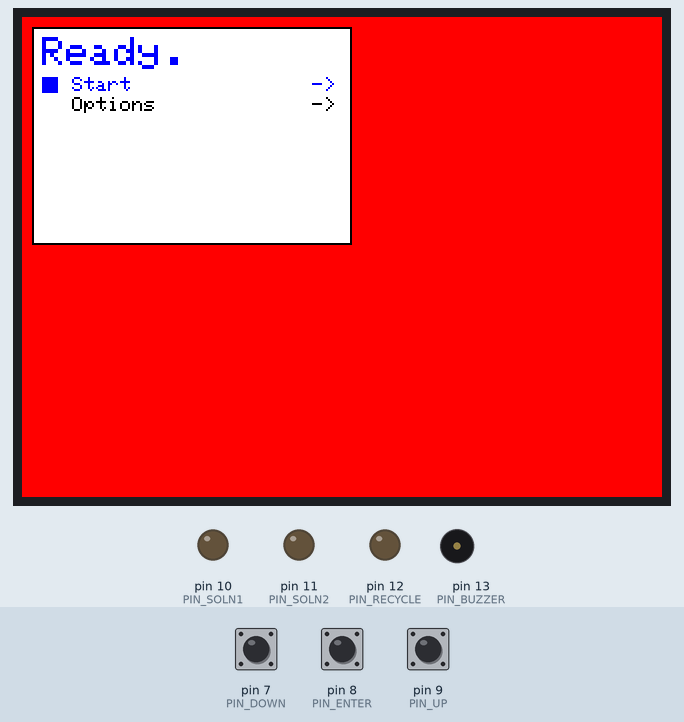
This sketch was run on a simulated Arduino Uno, built with avr-gcc and run on an emulated ATmega328P. Shown: 320×240 colour display, output pins drawn as LEDs (lit = HIGH), buzzer (waves = sounding, pin HIGH). The test bench sets the inputs (shaded band); at power-on: pin 8 (PIN_ENTER) HIGH, pin 7 (PIN_DOWN) HIGH, pin 9 (PIN_UP) HIGH.

Above: at 1.2 s.
1.3 s: pin 8 (PIN_ENTER) pulled LOW for 0.15 s
At 2.1 s:
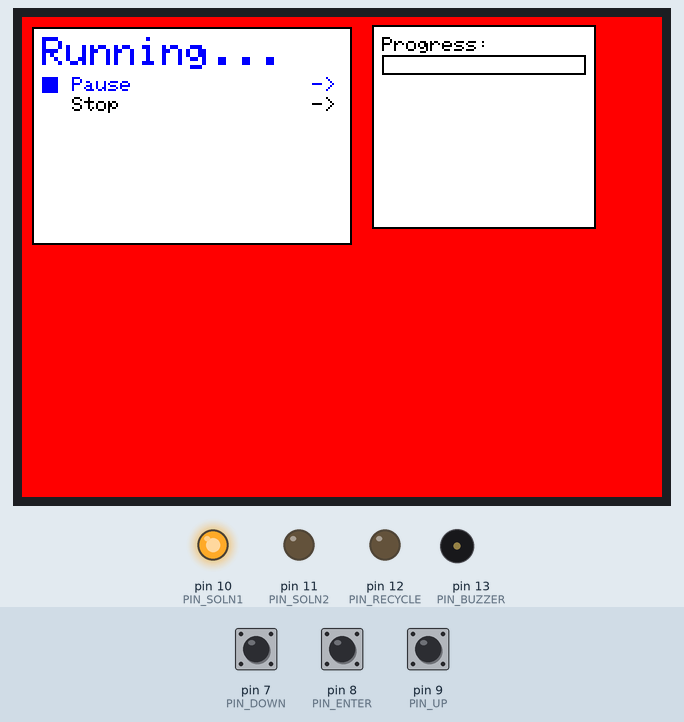
4.4 s: pin 7 (PIN_DOWN) pulled LOW for 0.15 s
At 6.1 s:
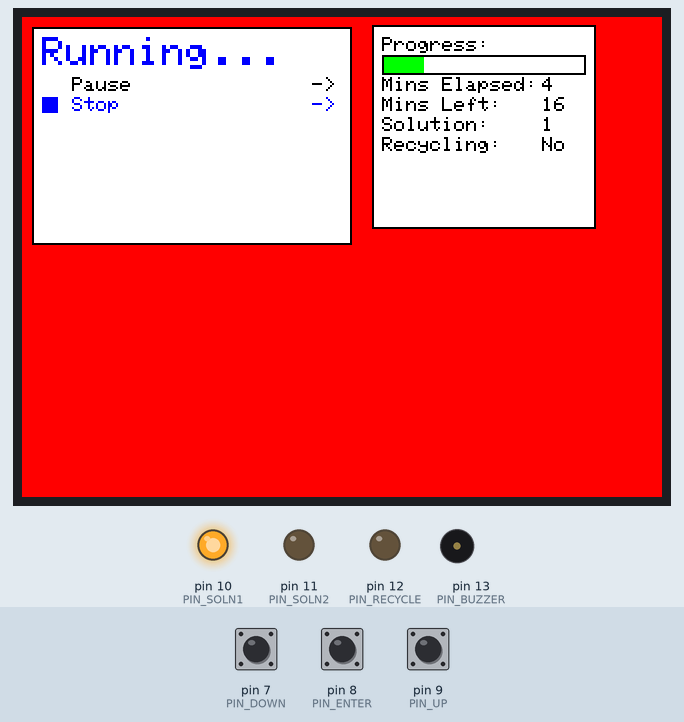
7.5 s: pin 7 (PIN_DOWN) pulled LOW for 1 s
At 9.1 s:
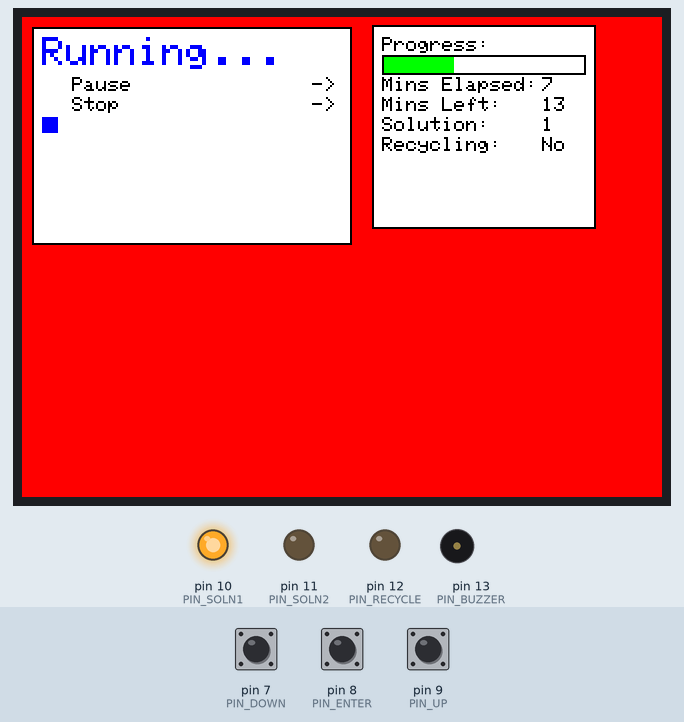
11.5 s: pin 9 (PIN_UP) pulled LOW for 0.15 s
At 13.1 s:
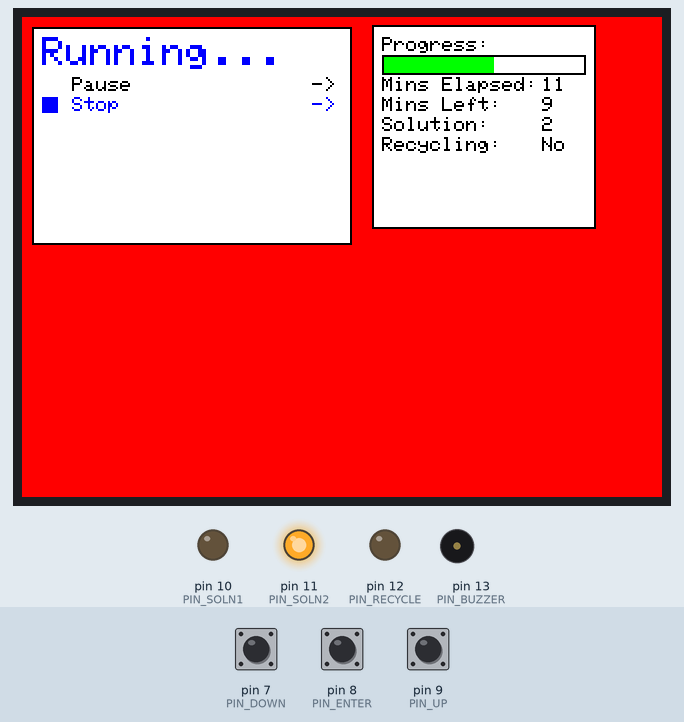
13.9 s: pin 8 (PIN_ENTER) pulled LOW for 1 s
At 14.3 s:
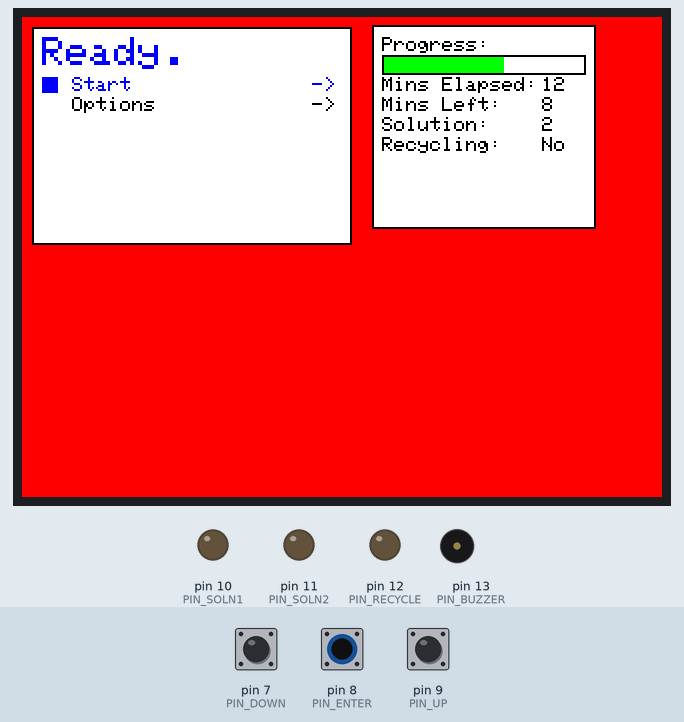
16.4 s: pin 7 (PIN_DOWN) pulled LOW for 0.15 s
At 17.3 s:
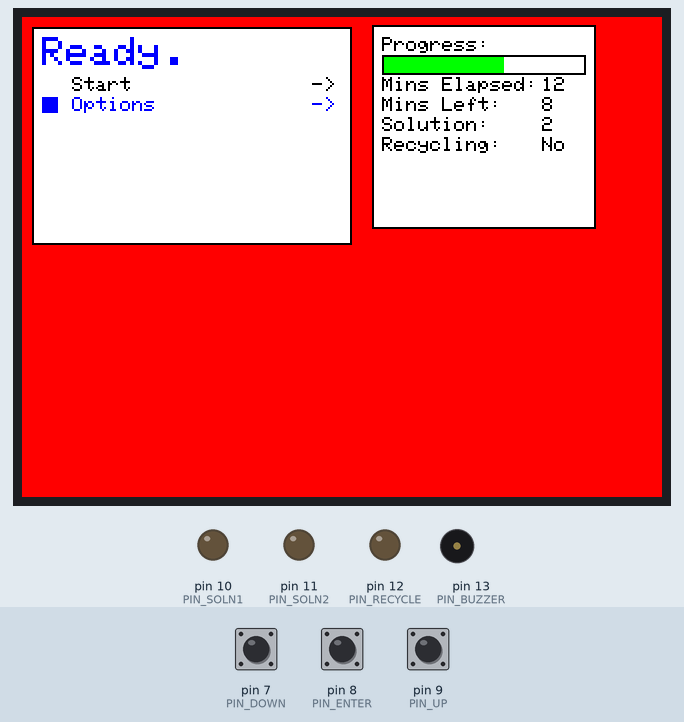
Timing chart, 0 to 19.0 s (numbered marks = the images above; inputs shaded):
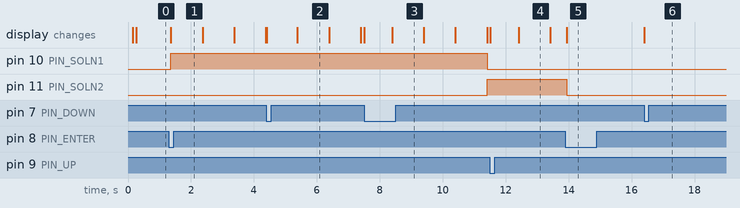

The sketch:

cannulation.ino
```cpp
/*
  canulation.ino

  Biola Summer Engineering Internship 2021 Project: Automated Canulation of Mouse Aorta
  This program controls a display, a light source, and three solenoid valves using button controls.

  Copywrite Daniel Dirksen 2021. All rights reserved.

*/

// dependencies
#include "Adafruit_ILI9341.h"

#define SEC_PER_MIN 1 // Number of seconds in a minute. Can be reduced for faster debugging.


// tft screen pins
#define PIN_CS 0
#define PIN_RESET 2
#define PIN_DC 3
#define PIN_MOSI 4
#define PIN_SCLK 5
#define PIN_MISO 6

// other pins
#define PIN_DOWN 7
#define PIN_ENTER 8
#define PIN_UP 9
#define PIN_SOLN1 10
#define PIN_SOLN2 11
#define PIN_RECYCLE 12
#define PIN_BUZZER 13
//#define PIN_BUZZER 1

// enum for event type
#define EVT_NONE 0
#define EVT_UP 1
#define EVT_ENTER 2
#define EVT_DOWN 3

#define NUM_MENUS 8 // size of menu list. blank manus will not be used.
#define NUM_ITEMS 8 // maximum number of items allowed.

// enum for types of buttons
#define TYP_NONE 0
#define TYP_NAV 1
#define TYP_CHECK 2
#define TYP_SLIDER 3

// enum for the state of the menu and program. these should be in order.
#define MNU_LOADING 0
#define MNU_READY 1
#define MNU_OPTIONS 2
#define MNU_OPTIONS_SAVED 3
#define MNU_RUNNING 4
#define MNU_PAUSED 5
#define MNU_FINISHED 6

struct Item {
  String name;
  int8_t type;
  int8_t targetMenu;
  int8_t *target;
};

struct Menu {
  String name;
  struct Item items[NUM_ITEMS];
};

struct Options {
  uint8_t recycle1;
  uint8_t recycle2;
  uint8_t duration1;
  uint8_t duration2;
};

struct State {
  int8_t menu;
  int8_t cursor;
  int8_t inputting;
  int progress; // test progress in seconds
  struct Options options;
};

// do not replace or move this data.
struct State state = {MNU_LOADING, 1, false, 0, {0, 0, 10, 10}};

Adafruit_ILI9341 tft = Adafruit_ILI9341(PIN_CS, PIN_DC, PIN_MOSI, PIN_SCLK, PIN_RESET, PIN_MISO);
int8_t event = EVT_NONE;

const String arrowString = "->";
const String xString = "x";
String valHolder = "   ";

const struct Menu menus[NUM_MENUS] = {
  {"Loading...", {}},
  {"Ready.", {
    {"Start", TYP_NAV, MNU_RUNNING},
    {"Options", TYP_NAV, MNU_OPTIONS}
  }},
  {"Options:", {
    {"Back", TYP_NAV, MNU_READY},
    {"Recycle Soln 1", TYP_CHECK, 0, &(state.options.recycle1)},
    {"Recycle Soln 2", TYP_CHECK, 0, &(state.options.recycle2)},
    {"Soln 1 time (mins)", TYP_SLIDER, 0, &(state.options.duration1)},
    {"Soln 2 time (mins)", TYP_SLIDER, 0, &(state.options.duration2)},
    {"Save Options", TYP_NAV, MNU_OPTIONS_SAVED}
  }},
  {"Coming Soon.", {
    {"Back", TYP_NAV, MNU_OPTIONS}
  }},
  {"Running...", {
    {"Pause", TYP_NAV, MNU_PAUSED},
    {"Stop", TYP_NAV, MNU_READY}
  }},
  {"Paused.", {
    {"Resume", TYP_NAV, MNU_RUNNING},
    {"Stop", TYP_NAV, MNU_READY}
  }},
  {"Finished.", {
    {"Main Menu", TYP_NAV, MNU_READY}
  }},
  {}
};

void beep(int8_t len = 1) {
  digitalWrite(PIN_BUZZER, HIGH);
  delay(len);
  digitalWrite(PIN_BUZZER, LOW);
}

// txt sizes:
// 1: 6x8 px
// 2: 12x16 px
// 3: 18x24 px
// 4: 24x32 px
void text(const String &txt, int x = 0, int y = 0, int8_t txtSize = 1, int8_t color = ILI9341_BLACK) {
  tft.setCursor(x, y);
  tft.setTextColor(color);
  tft.setTextSize(txtSize);
  tft.print(txt);
}

void eraseText(String txt, int x = 0, int y = 0, int8_t txtSize = 1, int8_t color = ILI9341_WHITE) {
  tft.fillRect(x, y, 6*txtSize * txt.length(), 8*txtSize, ILI9341_WHITE);
}

bool pressed(int8_t buttonPin) {
  return digitalRead(buttonPin) == LOW;
}

void drawItem(const struct Item& item, int8_t index) {
  int checkX = 10;
  int textX = checkX + 15;
  int valX = textX + 120;
  int y = 30 + 10 * index;
  tft.fillRect(checkX, y, 152, 8, ILI9341_WHITE);
  if (state.cursor == index) {
    tft.fillRect(checkX, y, 8, 8, ILI9341_BLUE);
  }
  if (item.type != TYP_NONE) {
    int8_t color = state.cursor == index ? (state.inputting ? ILI9341_GREEN : ILI9341_BLUE) : ILI9341_BLACK;
    text(item.name, textX, y, 1, color);
    switch (item.type) {
      case TYP_NAV:
        text(arrowString, valX, y, 1, color);
        break;
      case TYP_CHECK:
        tft.drawRect(valX, y, 7, 7, ILI9341_BLACK);
        if (*(item.target)) {
          //Serial.println("X");
          text(xString, valX + 1, y - 1, 1, color);
        }
        break;
      case TYP_SLIDER:

        // due to memory limits, this is a fancy way of printing the item value
        int value = *(item.target);
        valHolder.setCharAt(0, '0' + value / 100);
        valHolder.setCharAt(1, '0' + (value / 10) % 100);
        valHolder.setCharAt(2, '0' + value % 10);
        //Serial.println(valHolder);
        text(valHolder, valX, y);
        break;
    }
  }
}

void drawMenu(const struct Menu& menu) {
  tft.fillRect(5, 5, 6*25 + 10, 8*NUM_ITEMS + 45, ILI9341_WHITE);
  tft.drawRect(5, 5, 6*25 + 10, 8*NUM_ITEMS + 45, ILI9341_BLACK);
  text(menu.name, 10, 10, 2, ILI9341_BLUE);
  for (int8_t i = 0; i < NUM_ITEMS; i ++) {
    drawItem(menu.items[i], i);
  }
}

void changeMenu(int8_t newMenu) {
  state.menu = newMenu;
  state.cursor = 0;
  drawMenu(menus[newMenu]);
}

void getEvent() {
  static int8_t lastEvent = EVT_NONE;
  int8_t newEvent = EVT_NONE;
  if (pressed(PIN_UP)) {
    newEvent = EVT_UP;
  } else if (pressed(PIN_ENTER)) {
    newEvent = EVT_ENTER;
  } else if (pressed(PIN_DOWN)) {
    newEvent = EVT_DOWN;
  }
  if (
    (lastEvent == EVT_NONE && newEvent != EVT_NONE) ||
    ((newEvent == EVT_UP || newEvent == EVT_DOWN) && state.inputting)
  ) {
    event = newEvent;
    beep();
  } else {
    event = EVT_NONE;
  }
  lastEvent = newEvent;
}

void handleEnter() {
  const struct Item &item = menus[state.menu].items[state.cursor];
  //Serial.print("Item Type: ");
  //Serial.println(item.type);
  switch (item.type) {
    case TYP_NONE:
      break;
    case TYP_NAV:
      //Serial.print("Target menu: ");
      //Serial.println(item.targetMenu);
      changeMenu(item.targetMenu);
      break;
    case TYP_CHECK:
      *(item.target) = (*(item.target) == 0) ? 1 : 0;
      drawItem(item, state.cursor);
      break;
    case TYP_SLIDER:
      state.inputting = !state.inputting;
      drawItem(item, state.cursor);
      break;
    default:
      text("ERROR: 2");
  }
}

void handleEvent() {
  int8_t previousCursor = state.cursor;
  int8_t nextCursor;
  const struct Item &item = menus[state.menu].items[state.cursor];
  switch (event) {
    case EVT_UP:
      //Serial.println("UP");
      if (state.inputting) {
        uint8_t *slider = (item.target);
        *(slider) = *(slider) + 1;
      } else {
        state.cursor = max(state.cursor - 1, 0);
        drawItem(menus[state.menu].items[state.cursor], state.cursor);
      }
      drawItem(item, previousCursor);
      break;
    case EVT_DOWN:
      //Serial.println("DOWN");
      if (state.inputting) {
        uint8_t *slider = (item.target);
        *(slider) = *(slider) - 1;
      } else {
        state.cursor = min(state.cursor + 1, NUM_ITEMS - 1);
        drawItem(menus[state.menu].items[state.cursor], state.cursor);
      }
      drawItem(item, previousCursor);
      break;
    case EVT_ENTER:
      //Serial.println("ENTER");
      handleEnter();
      break;
  }
}

unsigned long long int previousCount = 0;

void calcState() {
  switch (state.menu) {
    case MNU_LOADING:
      pinMode(PIN_UP, INPUT_PULLUP);
      pinMode(PIN_ENTER, INPUT_PULLUP);
      pinMode(PIN_DOWN, INPUT_PULLUP);

      pinMode(PIN_SOLN1, OUTPUT);
      pinMode(PIN_SOLN2, OUTPUT);
      pinMode(PIN_RECYCLE, OUTPUT);
      pinMode(PIN_BUZZER, OUTPUT);

      Serial.begin(9600);
      tft.begin();
      tft.setRotation(1);
      text("Loading...", 10, tft.height() - 20);
      tft.fillScreen(ILI9341_RED);
      changeMenu(MNU_READY);
      break;
    case MNU_READY:
      state.progress = 0;
      getEvent();
      handleEvent();

      // if state has switched to running, prepare the progress bar.
      if (state.menu == MNU_RUNNING) {
        #define BAR_START 180
        #define BAR_WIDTH 100
        tft.fillRect(BAR_START - 4, 5, BAR_WIDTH + 10, BAR_WIDTH, ILI9341_WHITE);
        tft.drawRect(BAR_START - 5, 4, BAR_WIDTH + 12, BAR_WIDTH + 2, ILI9341_BLACK);
        text("Progress:", BAR_START, 10);
        tft.drawRect(BAR_START, 19, BAR_WIDTH + 2, 10, ILI9341_BLACK);
        previousCount = millis();
      }
      break;
    case MNU_OPTIONS:
      getEvent();
      handleEvent();
      break;
    case MNU_OPTIONS_SAVED:
      getEvent();
      handleEvent();
      break;
    case MNU_PAUSED:
      //Serial.println("Paused.");
      getEvent();
      handleEvent();
      break;
    case MNU_FINISHED:
      getEvent();
      handleEvent();
      break;
    case MNU_RUNNING:
      int totalDuration = state.options.duration1 + state.options.duration1;
      if (state.progress / SEC_PER_MIN >= totalDuration) {
        changeMenu(MNU_FINISHED);
      } else {
        int timeSincePrevious = millis() - previousCount;
        //Serial.println(timeSincePrevious);
        if (timeSincePrevious < 0 || timeSincePrevious >= 1000) {
          previousCount = millis();
          state.progress ++;
          tft.fillRect(BAR_START + 1, 20, BAR_WIDTH * state.progress / SEC_PER_MIN / totalDuration, 8, ILI9341_GREEN);
          int x = BAR_START;
          int x2 = BAR_START + 80;
          bool soln1 = state.progress / SEC_PER_MIN < state.options.duration1;
          bool recycling = soln1 ? state.options.recycle1 : state.options.recycle2;
          tft.fillRect(x, 30, x2-x + 20, 40, ILI9341_WHITE);
          text("Mins Elapsed:", x, 30);   text(String(state.progress / SEC_PER_MIN), x2, 30);
          text("Mins Left:", x, 40);      text(String(totalDuration - state.progress / SEC_PER_MIN), x2, 40);
          text("Solution:", x, 50);       text(soln1 ? "1" : "2", x2, 50);
          text("Recycling:", x, 60);      text(recycling ? "Yes" : "No", x2, 60);
        }
      }


      getEvent();
      handleEvent();
      break;
    default:
      text("ERROR: 3");
      break;
  }
  //Serial.print("Menu: ");
  //Serial.println(state.menu);
  //Serial.print("Event: ");
  //Serial.println(event);
}

void writePinsFromState() {
  if (state.menu == MNU_RUNNING) {
    if (state.progress / SEC_PER_MIN < state.options.duration1) {
      digitalWrite(PIN_SOLN1, HIGH);
      digitalWrite(PIN_SOLN2, LOW);
      digitalWrite(PIN_RECYCLE, state.options.recycle1 ? HIGH : LOW);
    } else {
      digitalWrite(PIN_SOLN1, LOW);
      digitalWrite(PIN_SOLN2, HIGH);
      digitalWrite(PIN_RECYCLE, state.options.recycle2 ? HIGH : LOW);
    }

  } else {
    digitalWrite(PIN_SOLN1, LOW);
    digitalWrite(PIN_SOLN2, LOW);
    digitalWrite(PIN_RECYCLE, LOW);
  }
}

// this is the tradional one-time-only arduino function which runs at the start of the program
void setup() {
  //valHolder.reserve(8);
}

// function is called over and over again for the rest of the program.
// It usually does nothing, unless a clock cycle is needed, in which case it runs through the state and render cycle
void loop() {
  calcState();
  writePinsFromState();
  delay(10);
}
```

Measured:
- after the input at 1.3 s, pin 10 (PIN_SOLN1): LOW → HIGH after 0.05 s; the display: changes after 0.05 s (image 1)
- after the input at 4.4 s, the display: first changes at once (image 2 shows a later state)
- after the input at 7.5 s, the display: first changes at once (image 3 shows a later state)
- after the input at 13.9 s, pin 11 (PIN_SOLN2): HIGH → LOW at once
- after the input at 16.4 s, the display: changes at once (image 6)
